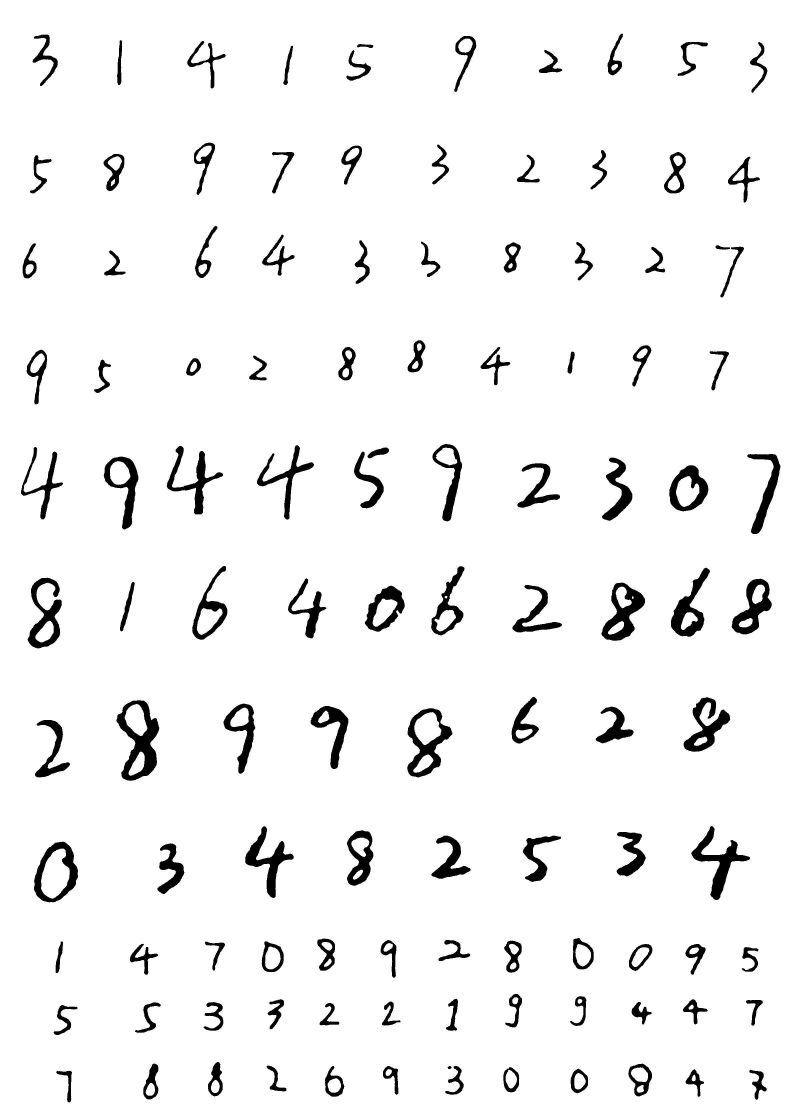
%> input picture hand.jpg, 2369 x 3332 px (shown at 1/3 size)
$ octave --eval "result = im_resize(imread('../hand.jpg'));"   (GNU Octave 9; MATLAB toolbox functions it lacks are replaced by stand-ins)
%> lines starting %> are read from the running program, lines starting %| are printed output that depends on the picture; in (x1, y1, x2, y2) boxes, pixels count from 0 and x2, y2 are one past the last pixel; in counts of white or black regions, pixels touching at a corner belong together; the program's own positions count from 1
function b_final = im_resize( a )
s=size(a);
%> s = [3332 2369]

b=zeros(max(s),max(s));


if max(s)==s(1)

b( :,floor((s(1)-s(2))/2)+1:floor((s(1)-s(2))/2)+s(2))=a;
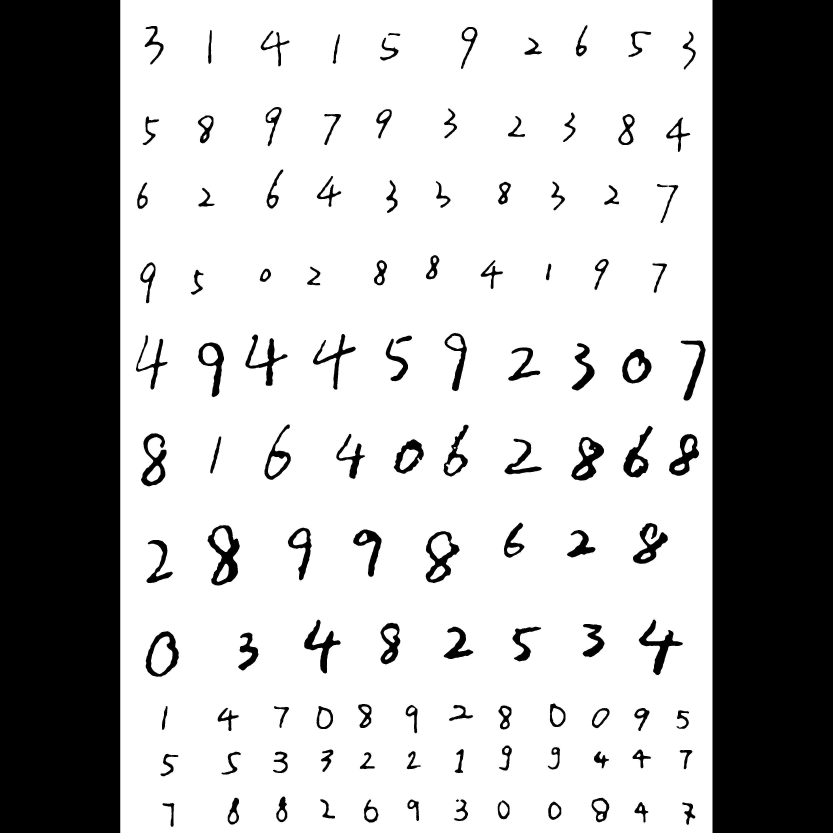
%> b: size 3332x3332 double (shown at 1/4 size); min 0, max 255, mean 172.2

else

b( floor((s(2)-s(1))/2)+1:floor((s(2)-s(1))/2)+s(1),: )=a;
end

b_resize=imresize(b,[30,30]);
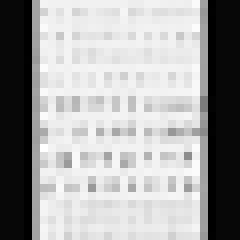
%> b_resize: size 30x30 double (shown 8 times larger); min -8.41, max 269.8, mean 172.1; drawn with min black and max white

b_resize=im2bw(b_resize);
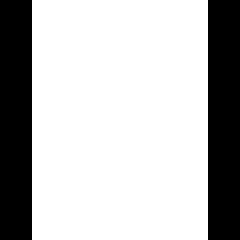
%> b_resize: size 30x30 logical (shown 8 times larger); 73.3% white; 2 black regions, box (x1, y1, x2, y2) and area: (0, 0, 4, 30) 120, (26, 0, 30, 30) 120
%> `result = im_resize(imread('../hand.jpg'));`:
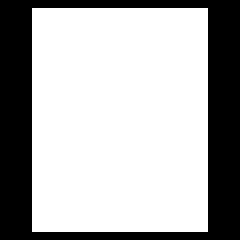
%> result: size 30x30 logical (shown 8 times larger); 68.4% white; 1 black region, box (x1, y1, x2, y2) and area: (0, 0, 30, 30) 284

b_resize(1,:)=0;
b_resize(end,:)=0;
b_resize(:,1)=0;
b_resize(:,end)=0;

b_final=b_resize;


end
